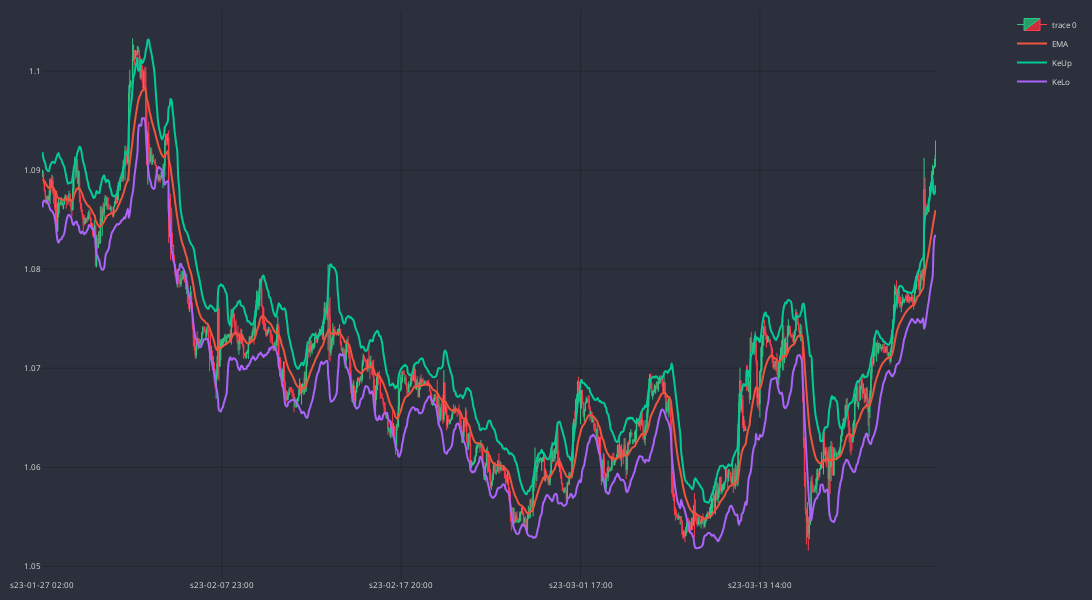

The cell this chart's notebook holds for it:
### Code cell
cp = CandlePlot(df_an, candles=True)
cp.show_plot(line_traces=['EMA','KeUp','KeLo'])

### Figure 1 — Plotly figure (JSON) as saved in the notebook; plotly's stock layout.template omitted (floating-point values rounded to 4 significant figures; data arrays with more than 128 entries replaced by an {"elided": "..."} marker saying what was removed)
{"data": [{"close": {"elided": "942 float values"}, "decreasing": {"fillcolor": "#CC2E3C", "line": {"color": "#FF3A4C"}}, "high": {"elided": "942 float values"}, "increasing": {"fillcolor": "#24A06B", "line": {"color": "#2EC886"}}, "line": {"width": 1}, "low": {"elided": "942 float values"}, "opacity": 1, "open": {"elided": "942 float values"}, "type": "candlestick", "x": {"elided": "942 str values"}}, {"line": {"shape": "spline", "width": 2}, "name": "EMA", "type": "scatter", "x": {"elided": "942 str values"}, "xaxis": "x", "y": {"elided": "942 float values"}, "yaxis": "y"}, {"line": {"shape": "spline", "width": 2}, "name": "KeUp", "type": "scatter", "x": {"elided": "942 str values"}, "xaxis": "x", "y": {"elided": "942 float values"}, "yaxis": "y"}, {"line": {"shape": "spline", "width": 2}, "name": "KeLo", "type": "scatter", "x": {"elided": "942 str values"}, "xaxis": "x", "y": {"elided": "942 float values"}, "yaxis": "y"}], "layout": {"font": {"color": "#e1e1e1", "size": 8}, "height": 600, "margin": {"b": 10, "l": 10, "r": 10, "t": 10}, "paper_bgcolor": "#2c303c", "plot_bgcolor": "#2c303c", "width": 1400, "xaxis": {"anchor": "y", "domain": [0, 0.94], "gridcolor": "#1f292f", "nticks": 5, "rangeslider": {"visible": false}}, "yaxis": {"anchor": "x", "domain": [0, 1], "gridcolor": "#1f292f"}, "yaxis2": {"anchor": "x", "gridcolor": "#1f292f", "overlaying": "y", "side": "right"}}}
